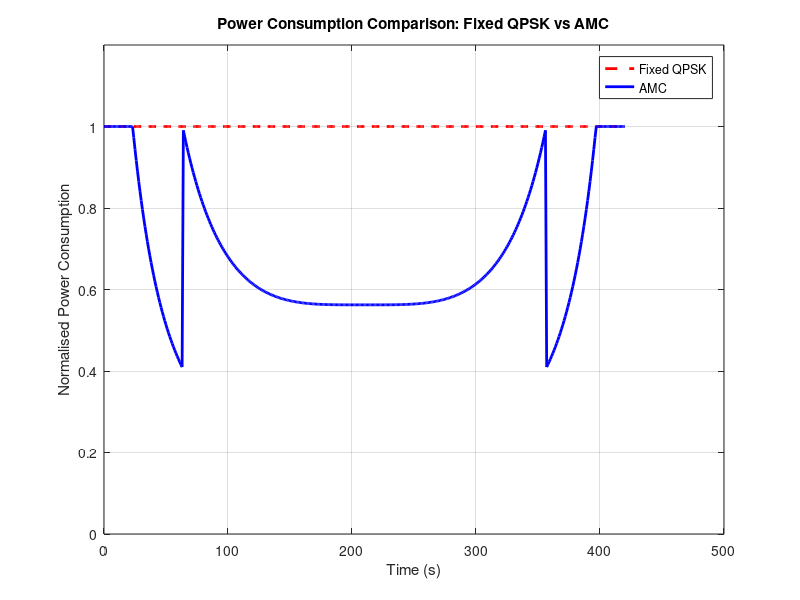

Here is the MATLAB script that generated this plot:
% Plot 4: Power consumption comparison between Fixed QPSK and AMC
clear; clc; close all;
% Parameters
T = 420;
theta_min = 8.2;
theta_max = 90;
Re = 6371e3;
h = 790e3;
f = 1.62e9;
c = 3e8;
wavelength = c / f;
% Time array
t = 0:1:T;
% Elevation angle model
elevation = theta_min + (theta_max - theta_min) .* sin((pi .* t) ./ T);
% Slant range calculation
elevation_rad = deg2rad(elevation);
alpha = pi/2 - elevation_rad - asin((Re .* cos(elevation_rad)) ./ (Re + h));
slant = sqrt(Re.^2 + (Re + h).^2 - ...
2 .* Re .* (Re + h) .* cos(alpha));
% FSPL calculation
fspl = 20 .* log10((4 .* pi .* slant) ./ wavelength);
% Eb/N0 model
EbN0_peak = 16;
fspl_min = min(fspl);
EbN0 = EbN0_peak - (fspl - fspl_min);
% AMC thresholds
threshold_BPSK_QPSK = 9.6;
threshold_QPSK_16QAM = 13.5;
% Fixed QPSK power consumption
fixed_QPSK_power = ones(size(t)); % Normalised full power
% AMC power consumption model
% The power is reduced when there is extra Eb/N0 margin.
% Power is capped at 1 so it does not exceed full power.
AMC_power = zeros(size(t));
for i = 1:length(t)
if EbN0(i) < threshold_BPSK_QPSK
required_EbN0 = threshold_BPSK_QPSK; % BPSK fallback region
elseif EbN0(i) < threshold_QPSK_16QAM
required_EbN0 = threshold_BPSK_QPSK; % QPSK operating region
else
required_EbN0 = threshold_QPSK_16QAM; % 16-QAM operating region
end
% Normalised power based on link margin
AMC_power(i) = 10.^((required_EbN0 - EbN0(i)) ./ 10);
% Cap maximum power at 1
if AMC_power(i) > 1
AMC_power(i) = 1;
end
end
% Plot
figure;
plot(t, fixed_QPSK_power, 'r--', 'LineWidth', 2);
hold on;
plot(t, AMC_power, 'b-', 'LineWidth', 2);
xlabel('Time (s)');
ylabel('Normalised Power Consumption');
title('Power Consumption Comparison: Fixed QPSK vs AMC');
grid on;
legend('Fixed QPSK', 'AMC', 'Location', 'best');
ylim([0 1.2]);
hold off;
